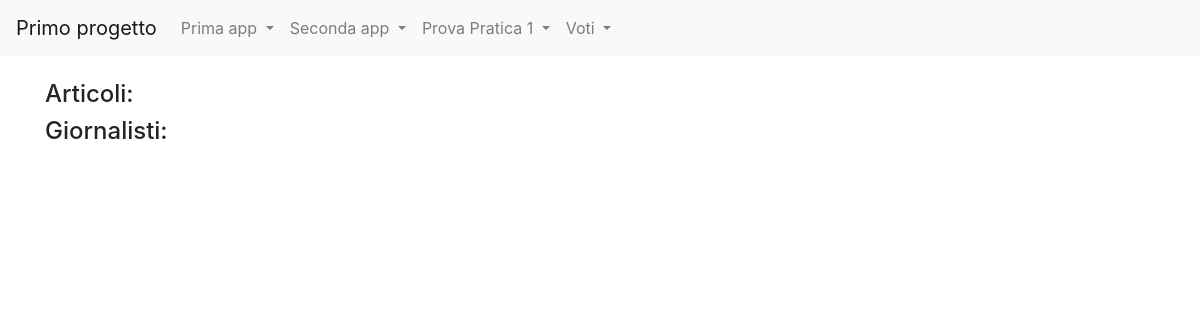
The page /news/ on the database as committed earlier.
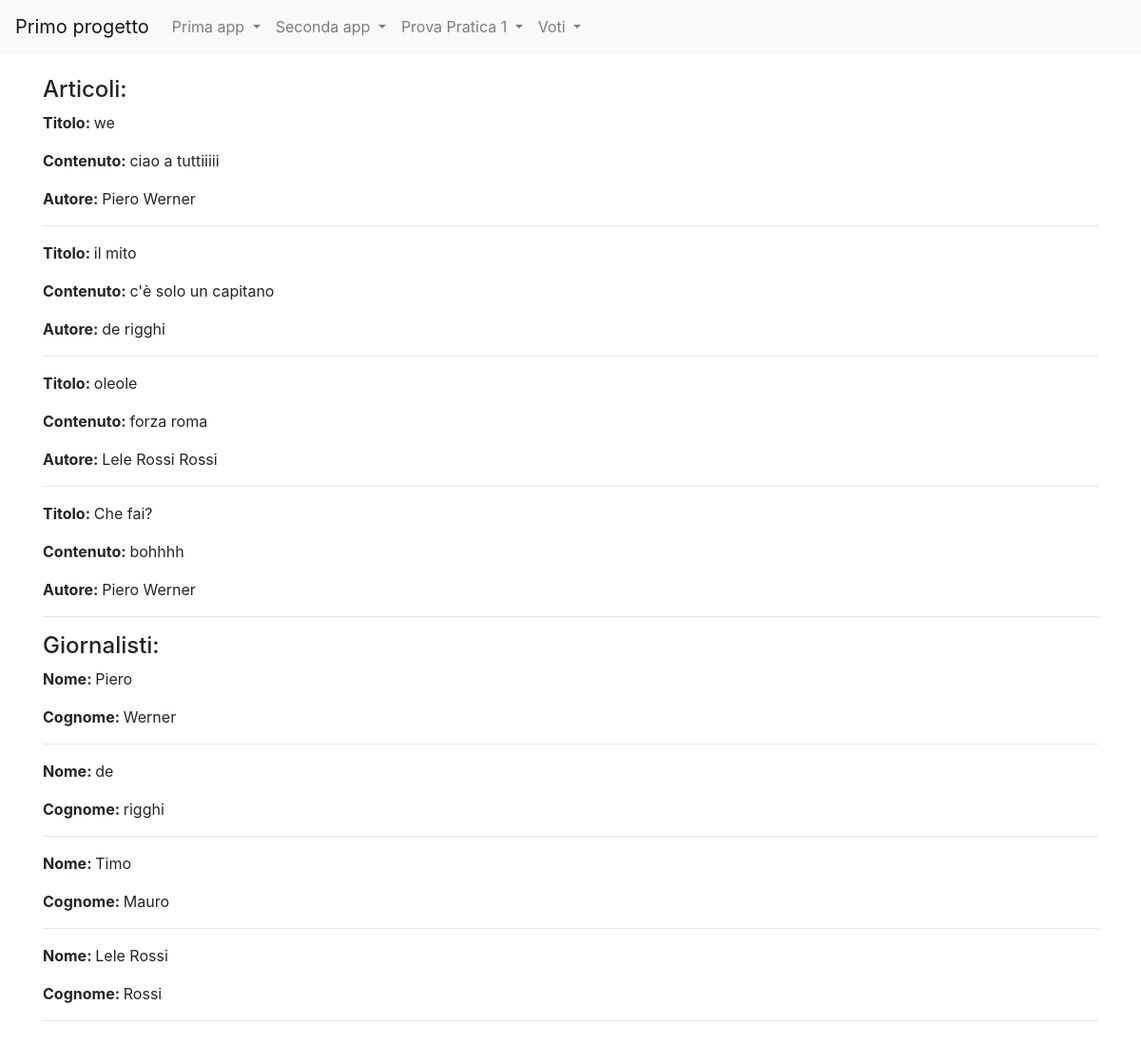
The same page on the database as committed later.
### news/models.py (models this page shows, shortened)
class Articolo(models.Model):
    titolo=models.CharField(max_length=100)
    contenuto=models.TextField()
    giornalista=models.ForeignKey(Giornalista, on_delete=models.CASCADE, related_name="articoli")
    data=models.DateField(auto_now=True, blank=True)
    visualizzazioni=models.IntegerField(default=0,blank=True)
    class Meta:
        verbose_name="Articolo"
        verbose_name_plural="Articoli"

class Giornalista(models.Model):
    nome=models.CharField(max_length=20)
    cognome=models.CharField(max_length=20)
    anno_di_nascita = models.DateField(blank=True)
    def __str__(self):
        return self.nome + " " + self.cognome
    class Meta:
        verbose_name="Giornalista"
        verbose_name_plural="Giornalisti"

### news/views.py (the view)
# urls.py: path('', home, name="homeview"),
def home(request):
    articoli= Articolo.objects.all()
    giornalisti=Giornalista.objects.all()
    context={"articoli":articoli,"giornalisti":giornalisti}
    return render(request, "homepage_news.html",context)

### news/templates/homepage_news.html (shortened to what this page needs)
{% extends 'base.html' %}
{%block content%}
<h4>Articoli:</h4>
    {% for articolo in articoli %}
        <p><strong>Titolo: </strong>{{ articolo.titolo }}</p>
        <p><strong>Contenuto: </strong>{{ articolo.contenuto }}</p>
        <p><strong>Autore: </strong>{{ articolo.giornalista }}</p>
        <hr>
    {% endfor %}
<h4>Giornalisti: </h4>
    {% for giornalista in giornalisti %}
        <p><strong>Nome: </strong>{{ giornalista.nome }}</p>
        <p><strong>Cognome: </strong>{{ giornalista.cognome }}</p>
        <hr>
    {% endfor %}
{% endblock content%}

### primo_progetto/templates/base.html (shortened to what this page needs)
<!doctype html>
{% load static %}
<html lang="en">
  <head>
    <link rel="stylesheet" href="https://cdn.jsdelivr.net/npm/bootstrap@4.5.3/dist/css/bootstrap.min.css">
  </head>
  <body>
    <nav class="navbar navbar-expand-lg navbar-light bg-light">
        <a class="navbar-brand" href="#">Primo progetto</a>
        <div class="collapse navbar-collapse" id="navbarNavDropdown">
          <ul class="navbar-nav">
            <li class="nav-item dropdown">
                <a class="nav-link dropdown-toggle" href="#" id="navbarDropdownMenuLink" role="button" data-toggle="dropdown" aria-haspopup="true" aria-expanded="false">
                  Prima app
                </a>
              </li>
              <li class="nav-item dropdown">
                <a class="nav-link dropdown-toggle" href="#" id="navbarDropdownMenuLink" role="button" data-toggle="dropdown" aria-haspopup="true" aria-expanded="false">
                  Seconda app
                </a>
              </li>
              <li class="nav-item dropdown">
                <a class="nav-link dropdown-toggle" href="#" id="navbarDropdownMenuLink" role="button" data-toggle="dropdown" aria-haspopup="true" aria-expanded="false">
                  Prova Pratica 1
                </a>
              </li>
              <li class="nav-item dropdown">
                <a class="nav-link dropdown-toggle" href="#" id="navbarDropdownMenuLink" role="button" data-toggle="dropdown" aria-haspopup="true" aria-expanded="false">
                  Voti
                </a>
              </li>
          </ul>
        </div>
      </nav>
      <div class="container my-4">
        {%block content%}
        {%endblock content%}
      </div>
  </body>
</html>

Rows that differ between the two databases and show on the page:
added Articolo: titolo "we", contenuto "ciao a tuttiiiii", giornalista "Piero Werner"
added Articolo: titolo "il mito", contenuto "c'è solo un capitano", giornalista "de rigghi"
added Articolo: titolo "oleole", contenuto "forza roma", giornalista "Lele Rossi Rossi"
added Articolo: titolo "Che fai?", contenuto "bohhhh", giornalista "Piero Werner"
added Giornalista: nome "Piero", cognome "Werner"
added Giornalista: nome "de", cognome "rigghi"
added Giornalista: nome "Timo", cognome "Mauro"
added Giornalista: nome "Lele Rossi", cognome "Rossi"
